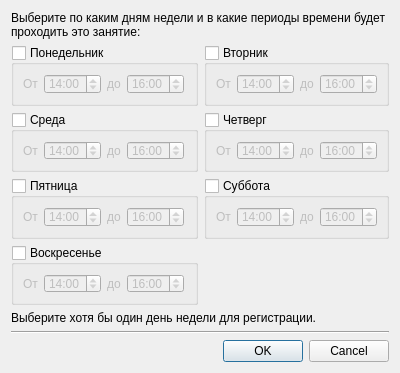
<?xml version="1.0" encoding="UTF-8"?>
<ui version="4.0">
 <class>Dialog</class>
 <widget class="QDialog" name="Dialog">
  <property name="geometry">
   <rect>
    <x>0</x>
    <y>0</y>
    <width>400</width>
    <height>363</height>
   </rect>
  </property>
  <property name="windowTitle">
   <string>Настройка расписания</string>
  </property>
  <layout class="QVBoxLayout" name="verticalLayout">
   <item>
    <widget class="QLabel" name="label">
     <property name="text">
      <string>Выберите по каким дням недели и в какие периоды времени будет проходить это занятие:</string>
     </property>
     <property name="wordWrap">
      <bool>true</bool>
     </property>
    </widget>
   </item>
   <item>
    <layout class="QGridLayout" name="gridLayout">
     <item row="0" column="0">
      <widget class="QGroupBox" name="groupBox">
       <property name="title">
        <string>Понедельник</string>
       </property>
       <property name="checkable">
        <bool>true</bool>
       </property>
       <property name="checked">
        <bool>false</bool>
       </property>
       <layout class="QHBoxLayout" name="horizontalLayout">
        <item>
         <widget class="QLabel" name="label_9">
          <property name="text">
           <string>От</string>
          </property>
         </widget>
        </item>
        <item>
         <widget class="QTimeEdit" name="timeEdit_2">
          <property name="dateTime">
           <datetime>
            <hour>14</hour>
            <minute>0</minute>
            <second>0</second>
            <year>2000</year>
            <month>1</month>
            <day>1</day>
           </datetime>
          </property>
          <property name="displayFormat">
           <string>HH:mm</string>
          </property>
          <property name="timeSpec">
           <enum>Qt::LocalTime</enum>
          </property>
         </widget>
        </item>
        <item>
         <widget class="QLabel" name="label_2">
          <property name="text">
           <string>до</string>
          </property>
         </widget>
        </item>
        <item>
         <widget class="QTimeEdit" name="timeEdit">
          <property name="dateTime">
           <datetime>
            <hour>16</hour>
            <minute>0</minute>
            <second>0</second>
            <year>2000</year>
            <month>1</month>
            <day>1</day>
           </datetime>
          </property>
          <property name="displayFormat">
           <string>HH:mm</string>
          </property>
          <property name="timeSpec">
           <enum>Qt::LocalTime</enum>
          </property>
         </widget>
        </item>
        <item>
         <spacer name="horizontalSpacer">
          <property name="orientation">
           <enum>Qt::Horizontal</enum>
          </property>
          <property name="sizeHint" stdset="0">
           <size>
            <width>40</width>
            <height>20</height>
           </size>
          </property>
         </spacer>
        </item>
       </layout>
      </widget>
     </item>
     <item row="2" column="0">
      <widget class="QGroupBox" name="groupBox_5">
       <property name="title">
        <string>Пятница</string>
       </property>
       <property name="checkable">
        <bool>true</bool>
       </property>
       <property name="checked">
        <bool>false</bool>
       </property>
       <layout class="QHBoxLayout" name="horizontalLayout_5">
        <item>
         <widget class="QLabel" name="label_13">
          <property name="text">
           <string>От</string>
          </property>
         </widget>
        </item>
        <item>
         <widget class="QTimeEdit" name="timeEdit_9">
          <property name="dateTime">
           <datetime>
            <hour>14</hour>
            <minute>0</minute>
            <second>0</second>
            <year>2000</year>
            <month>1</month>
            <day>1</day>
           </datetime>
          </property>
          <property name="displayFormat">
           <string>HH:mm</string>
          </property>
          <property name="timeSpec">
           <enum>Qt::LocalTime</enum>
          </property>
         </widget>
        </item>
        <item>
         <widget class="QLabel" name="label_6">
          <property name="text">
           <string>до</string>
          </property>
         </widget>
        </item>
        <item>
         <widget class="QTimeEdit" name="timeEdit_10">
          <property name="dateTime">
           <datetime>
            <hour>16</hour>
            <minute>0</minute>
            <second>0</second>
            <year>2000</year>
            <month>1</month>
            <day>1</day>
           </datetime>
          </property>
          <property name="displayFormat">
           <string>HH:mm</string>
          </property>
          <property name="timeSpec">
           <enum>Qt::LocalTime</enum>
          </property>
         </widget>
        </item>
        <item>
         <spacer name="horizontalSpacer_5">
          <property name="orientation">
           <enum>Qt::Horizontal</enum>
          </property>
          <property name="sizeHint" stdset="0">
           <size>
            <width>17</width>
            <height>16</height>
           </size>
          </property>
         </spacer>
        </item>
       </layout>
      </widget>
     </item>
     <item row="3" column="0">
      <widget class="QGroupBox" name="groupBox_7">
       <property name="title">
        <string>Воскресенье</string>
       </property>
       <property name="checkable">
        <bool>true</bool>
       </property>
       <property name="checked">
        <bool>false</bool>
       </property>
       <layout class="QHBoxLayout" name="horizontalLayout_7">
        <item>
         <widget class="QLabel" name="label_15">
          <property name="text">
           <string>От</string>
          </property>
         </widget>
        </item>
        <item>
         <widget class="QTimeEdit" name="timeEdit_13">
          <property name="dateTime">
           <datetime>
            <hour>14</hour>
            <minute>0</minute>
            <second>0</second>
            <year>2000</year>
            <month>1</month>
            <day>1</day>
           </datetime>
          </property>
          <property name="displayFormat">
           <string>HH:mm</string>
          </property>
          <property name="timeSpec">
           <enum>Qt::LocalTime</enum>
          </property>
         </widget>
        </item>
        <item>
         <widget class="QLabel" name="label_8">
          <property name="text">
           <string>до</string>
          </property>
         </widget>
        </item>
        <item>
         <widget class="QTimeEdit" name="timeEdit_14">
          <property name="dateTime">
           <datetime>
            <hour>16</hour>
            <minute>0</minute>
            <second>0</second>
            <year>2000</year>
            <month>1</month>
            <day>1</day>
           </datetime>
          </property>
          <property name="displayFormat">
           <string>HH:mm</string>
          </property>
          <property name="timeSpec">
           <enum>Qt::LocalTime</enum>
          </property>
         </widget>
        </item>
        <item>
         <spacer name="horizontalSpacer_7">
          <property name="orientation">
           <enum>Qt::Horizontal</enum>
          </property>
          <property name="sizeHint" stdset="0">
           <size>
            <width>17</width>
            <height>16</height>
           </size>
          </property>
         </spacer>
        </item>
       </layout>
      </widget>
     </item>
     <item row="2" column="1">
      <widget class="QGroupBox" name="groupBox_6">
       <property name="title">
        <string>Суббота</string>
       </property>
       <property name="checkable">
        <bool>true</bool>
       </property>
       <property name="checked">
        <bool>false</bool>
       </property>
       <layout class="QHBoxLayout" name="horizontalLayout_6">
        <item>
         <widget class="QLabel" name="label_14">
          <property name="text">
           <string>От</string>
          </property>
         </widget>
        </item>
        <item>
         <widget class="QTimeEdit" name="timeEdit_11">
          <property name="dateTime">
           <datetime>
            <hour>14</hour>
            <minute>0</minute>
            <second>0</second>
            <year>2000</year>
            <month>1</month>
            <day>1</day>
           </datetime>
          </property>
          <property name="displayFormat">
           <string>HH:mm</string>
          </property>
          <property name="timeSpec">
           <enum>Qt::LocalTime</enum>
          </property>
         </widget>
        </item>
        <item>
         <widget class="QLabel" name="label_7">
          <property name="text">
           <string>до</string>
          </property>
         </widget>
        </item>
        <item>
         <widget class="QTimeEdit" name="timeEdit_12">
          <property name="dateTime">
           <datetime>
            <hour>16</hour>
            <minute>0</minute>
            <second>0</second>
            <year>2000</year>
            <month>1</month>
            <day>1</day>
           </datetime>
          </property>
          <property name="displayFormat">
           <string>HH:mm</string>
          </property>
          <property name="timeSpec">
           <enum>Qt::LocalTime</enum>
          </property>
         </widget>
        </item>
        <item>
         <spacer name="horizontalSpacer_6">
          <property name="orientation">
           <enum>Qt::Horizontal</enum>
          </property>
          <property name="sizeHint" stdset="0">
           <size>
            <width>17</width>
            <height>16</height>
           </size>
          </property>
         </spacer>
        </item>
       </layout>
      </widget>
     </item>
     <item row="1" column="0">
      <widget class="QGroupBox" name="groupBox_3">
       <property name="title">
        <string>Среда</string>
       </property>
       <property name="checkable">
        <bool>true</bool>
       </property>
       <property name="checked">
        <bool>false</bool>
       </property>
       <layout class="QHBoxLayout" name="horizontalLayout_3">
        <item>
         <widget class="QLabel" name="label_11">
          <property name="text">
           <string>От</string>
          </property>
         </widget>
        </item>
        <item>
         <widget class="QTimeEdit" name="timeEdit_5">
          <property name="dateTime">
           <datetime>
            <hour>14</hour>
            <minute>0</minute>
            <second>0</second>
            <year>2000</year>
            <month>1</month>
            <day>1</day>
           </datetime>
          </property>
          <property name="displayFormat">
           <string>HH:mm</string>
          </property>
          <property name="timeSpec">
           <enum>Qt::LocalTime</enum>
          </property>
         </widget>
        </item>
        <item>
         <widget class="QLabel" name="label_4">
          <property name="text">
           <string>до</string>
          </property>
         </widget>
        </item>
        <item>
         <widget class="QTimeEdit" name="timeEdit_6">
          <property name="dateTime">
           <datetime>
            <hour>16</hour>
            <minute>0</minute>
            <second>0</second>
            <year>2000</year>
            <month>1</month>
            <day>1</day>
           </datetime>
          </property>
          <property name="displayFormat">
           <string>HH:mm</string>
          </property>
          <property name="timeSpec">
           <enum>Qt::LocalTime</enum>
          </property>
         </widget>
        </item>
        <item>
         <spacer name="horizontalSpacer_3">
          <property name="orientation">
           <enum>Qt::Horizontal</enum>
          </property>
          <property name="sizeHint" stdset="0">
           <size>
            <width>17</width>
            <height>16</height>
           </size>
          </property>
         </spacer>
        </item>
       </layout>
      </widget>
     </item>
     <item row="1" column="1">
      <widget class="QGroupBox" name="groupBox_4">
       <property name="title">
        <string>Четверг</string>
       </property>
       <property name="checkable">
        <bool>true</bool>
       </property>
       <property name="checked">
        <bool>false</bool>
       </property>
       <layout class="QHBoxLayout" name="horizontalLayout_4">
        <item>
         <widget class="QLabel" name="label_12">
          <property name="text">
           <string>От</string>
          </property>
         </widget>
        </item>
        <item>
         <widget class="QTimeEdit" name="timeEdit_7">
          <property name="dateTime">
           <datetime>
            <hour>14</hour>
            <minute>0</minute>
            <second>0</second>
            <year>2000</year>
            <month>1</month>
            <day>1</day>
           </datetime>
          </property>
          <property name="displayFormat">
           <string>HH:mm</string>
          </property>
          <property name="timeSpec">
           <enum>Qt::LocalTime</enum>
          </property>
         </widget>
        </item>
        <item>
         <widget class="QLabel" name="label_5">
          <property name="text">
           <string>до</string>
          </property>
         </widget>
        </item>
        <item>
         <widget class="QTimeEdit" name="timeEdit_8">
          <property name="dateTime">
           <datetime>
            <hour>16</hour>
            <minute>0</minute>
            <second>0</second>
            <year>2000</year>
            <month>1</month>
            <day>1</day>
           </datetime>
          </property>
          <property name="displayFormat">
           <string>HH:mm</string>
          </property>
          <property name="timeSpec">
           <enum>Qt::LocalTime</enum>
          </property>
         </widget>
        </item>
        <item>
         <spacer name="horizontalSpacer_4">
          <property name="orientation">
           <enum>Qt::Horizontal</enum>
          </property>
          <property name="sizeHint" stdset="0">
           <size>
            <width>17</width>
            <height>16</height>
           </size>
          </property>
         </spacer>
        </item>
       </layout>
      </widget>
     </item>
     <item row="0" column="1">
      <widget class="QGroupBox" name="groupBox_2">
       <property name="title">
        <string>Вторник</string>
       </property>
       <property name="checkable">
        <bool>true</bool>
       </property>
       <property name="checked">
        <bool>false</bool>
       </property>
       <layout class="QHBoxLayout" name="horizontalLayout_2">
        <item>
         <widget class="QLabel" name="label_10">
          <property name="text">
           <string>От</string>
          </property>
         </widget>
        </item>
        <item>
         <widget class="QTimeEdit" name="timeEdit_3">
          <property name="dateTime">
           <datetime>
            <hour>14</hour>
            <minute>0</minute>
            <second>0</second>
            <year>2000</year>
            <month>1</month>
            <day>1</day>
           </datetime>
          </property>
          <property name="displayFormat">
           <string>HH:mm</string>
          </property>
          <property name="timeSpec">
           <enum>Qt::LocalTime</enum>
          </property>
         </widget>
        </item>
        <item>
         <widget class="QLabel" name="label_3">
          <property name="text">
           <string>до</string>
          </property>
         </widget>
        </item>
        <item>
         <widget class="QTimeEdit" name="timeEdit_4">
          <property name="dateTime">
           <datetime>
            <hour>16</hour>
            <minute>0</minute>
            <second>0</second>
            <year>2000</year>
            <month>1</month>
            <day>1</day>
           </datetime>
          </property>
          <property name="displayFormat">
           <string>HH:mm</string>
          </property>
          <property name="timeSpec">
           <enum>Qt::LocalTime</enum>
          </property>
         </widget>
        </item>
        <item>
         <spacer name="horizontalSpacer_2">
          <property name="orientation">
           <enum>Qt::Horizontal</enum>
          </property>
          <property name="sizeHint" stdset="0">
           <size>
            <width>17</width>
            <height>16</height>
           </size>
          </property>
         </spacer>
        </item>
       </layout>
      </widget>
     </item>
    </layout>
   </item>
   <item>
    <spacer name="verticalSpacer">
     <property name="orientation">
      <enum>Qt::Vertical</enum>
     </property>
     <property name="sizeHint" stdset="0">
      <size>
       <width>20</width>
       <height>40</height>
      </size>
     </property>
    </spacer>
   </item>
   <item>
    <widget class="QLabel" name="label_16">
     <property name="text">
      <string>Выберите хотя бы один день недели для регистрации.</string>
     </property>
    </widget>
   </item>
   <item>
    <widget class="Line" name="line">
     <property name="orientation">
      <enum>Qt::Horizontal</enum>
     </property>
    </widget>
   </item>
   <item>
    <widget class="QDialogButtonBox" name="buttonBox">
     <property name="orientation">
      <enum>Qt::Horizontal</enum>
     </property>
     <property name="standardButtons">
      <set>QDialogButtonBox::Cancel|QDialogButtonBox::Ok</set>
     </property>
    </widget>
   </item>
  </layout>
 </widget>
 <resources/>
 <connections>
  <connection>
   <sender>buttonBox</sender>
   <signal>accepted()</signal>
   <receiver>Dialog</receiver>
   <slot>accept()</slot>
   <hints>
    <hint type="sourcelabel">
     <x>248</x>
     <y>254</y>
    </hint>
    <hint type="destinationlabel">
     <x>157</x>
     <y>274</y>
    </hint>
   </hints>
  </connection>
  <connection>
   <sender>buttonBox</sender>
   <signal>rejected()</signal>
   <receiver>Dialog</receiver>
   <slot>reject()</slot>
   <hints>
    <hint type="sourcelabel">
     <x>316</x>
     <y>260</y>
    </hint>
    <hint type="destinationlabel">
     <x>286</x>
     <y>274</y>
    </hint>
   </hints>
  </connection>
 </connections>
</ui>
